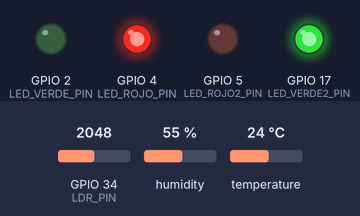
This sketch was run on a simulated ESP32. On the bench: output pins drawn as LEDs (lit = HIGH). The test bench sets the inputs (shaded band); at power-on: humidity 55 %, GPIO 34 (LDR_PIN) = 2048, temperature 24 °C. WiFi joins after 1.5 s; servers stay silent unless stated; uploads are accepted with an empty reply; what the sketch prints to the serial monitor is not drawn.

Above: at 5.0 s.
5.1 s: humidity set to 36 %
7.1 s: humidity set to 33 %
At 8.4 s:
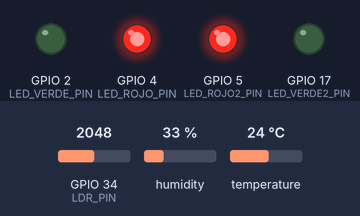
9.6 s: GPIO 34 (LDR_PIN) set to 1977
11.2 s: temperature set to 12 °C
13.7 s: humidity set to 40 %
At 15.6 s:
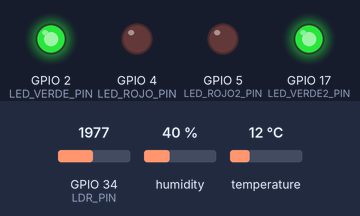
15.9 s: humidity set to 22 %
At 17.9 s:
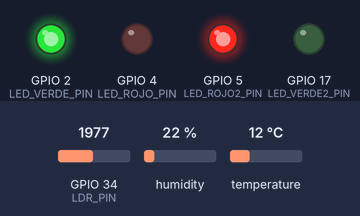
Timing chart, 0 to 18.9 s (numbered marks = the images above; inputs shaded):
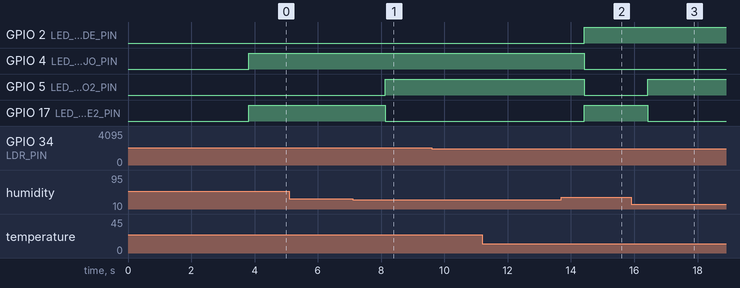

Measured:
- the behaviour switches between 35 and 34 % on humidity (found by bisection; images 0 and 1)
- after the input at 5.1 s, every drawn part: stays the same
- after the input at 7.1 s, GPIO 5 (LED_ROJO2_PIN): LOW → HIGH after 1.0 s; GPIO 17 (LED_VERDE2_PIN): HIGH → LOW after 1.0 s
- after the input at 9.6 s, every drawn part: stays the same
- after the input at 11.2 s, every drawn part: stays the same
- after the input at 13.7 s, GPIO 2 (LED_VERDE_PIN), GPIO 17 (LED_VERDE2_PIN): LOW → HIGH after 0.72 s; GPIO 4 (LED_ROJO_PIN), GPIO 5 (LED_ROJO2_PIN): HIGH → LOW after 0.72 s
- after the input at 15.9 s, GPIO 5 (LED_ROJO2_PIN): LOW → HIGH after 0.52 s; GPIO 17 (LED_VERDE2_PIN): HIGH → LOW after 0.52 s

The sketch:

esp32-http-server.ino
```cpp
#include <DHT.h>           // Librería para interactuar con el sensor DHT (Temperatura y Humedad)
#include <WiFi.h>          // Librería para la conexión WiFi
#include <HTTPClient.h>    // Librería para realizar peticiones HTTP (necesaria para el Webhook)
#include <WiFiClientSecure.h> // Librería para manejar conexiones HTTPS (seguras) como la de Discord

// =================================================================
// 1. CONFIGURACIÓN DE RED Y WEBHOOK
// =================================================================
#define SSID "Wokwi-GUEST"                  // Nombre (SSID) de la red WiFi a la que se conectará el ESP32
#define PASSWORD ""                         // Contraseña de la red (vacía para Wokwi-GUEST)
// URL completa del Webhook de Discord para enviar notificaciones de alerta
#define DISCORD_WEBHOOK_URL "https://discord.com/api/webhooks/1420131501483491501/z-Hdgn5SIQ-4id5jkWvKb98r2-RxKyiOobjE0X7uc441p3MkwR4PPk13mJN2Gyu6-DPh"

// =================================================================
// 2. CONFIGURACIÓN DE HARDWARE Y LÓGICA
// =================================================================
const byte LED_ROJO_PIN = 4;        // Pin del LED Rojo: Indica estado crítico de TEMPERATURA
const byte LED_VERDE_PIN = 2;       // Pin del LED Verde: Indica estado OK de TEMPERATURA
const byte LED_ROJO2_PIN = 5;       // Pin del segundo LED Rojo: Indica estado crítico de HUMEDAD
const byte LED_VERDE2_PIN = 17;     // Pin del segundo LED Verde: Indica estado OK de HUMEDAD
const byte DHT_SENSOR_PIN = 16;     // Pin de datos donde está conectado el sensor DHT
const byte LDR_PIN= 34;             // Pin analógico donde está conectado el sensor de luz (LDR)
#define DHT_SENSOR_TYPE DHT22       // Especificación del tipo de sensor DHT utilizado (DHT22)

// Inicialización del objeto DHT, pasándole el pin y el tipo de sensor
DHT dht_sensor(DHT_SENSOR_PIN, DHT_SENSOR_TYPE);

// LÍMITES CRÍTICOS PARA LA PLANTA
const float TEMP_CRITICA_BAJA = 10.0;    // Temperatura mínima tolerable para la planta (°C)
const float TEMP_CRITICA_ALTA = 20.0;    // Temperatura máxima tolerable para la planta (°C)
const float HUMEDAD_CRITICA_BAJA = 35.0; // Humedad relativa mínima tolerable para la planta (%)
const float PORCENTAJE_LUZ_PERMITIDO=50; // Umbral de luz definido (50% de la luz máxima)
// Cálculo del valor analógico que corresponde al 50% de luz.
// El ESP32 tiene un ADC de 12 bits, por lo que el valor máximo es 4095.
const float VALOR_MAXIMO_LUZ_PERMITIDO = (4095.0 / 100.0) * PORCENTAJE_LUZ_PERMITIDO;

// Intervalos de tiempo de lectura
const long INTERVALO_LECTURA_M = 0.15;      // Frecuencia de lectura en minutos (0.15 min = 9 segundos)
const long INTERVALO_LECTURA_S = INTERVALO_LECTURA_M *60; // Conversión del intervalo a segundos
const long INTERVALO_LECTURA_MS = INTERVALO_LECTURA_S*1000;// Conversión del intervalo a milisegundos para usar en delay()


// =================================================================
// FUNCIÓN PARA ENVIAR NOTIFICACIONES A NUESTRO CANAL DE DISCORD
// =================================================================
void enviarMensajeDiscord(String mensaje) {
    if (WiFi.status() == WL_CONNECTED) { // Verifica si hay conexión WiFi
        WiFiClientSecure client;
        client.setInsecure(); // Permite conexiones SSL/TLS sin validación estricta de certificado (útil en entornos como Wokwi)
        HTTPClient http;
        http.begin(client, DISCORD_WEBHOOK_URL); // Inicializa la conexión HTTP al Webhook
        http.setConnectTimeout(30000);           // Configura un tiempo de espera para la conexión (30 segundos)
        http.addHeader("Content-Type", "application/json"); // Especifica que el cuerpo del mensaje es JSON

        // Construye el payload JSON con el mensaje a enviar
        String payload = "{\"content\": \"" + mensaje + "\"}";

        Serial.print(F("Enviando a Discord: "));
        Serial.println(payload);

        int httpCode = http.POST(payload); // Envía la petición POST

        if (httpCode > 0) {
            if (httpCode == 204) { // Código 204 No Content: Respuesta exitosa de Discord para Webhooks
                Serial.println(F("Mensaje enviado con éxito."));
            } else {
                Serial.printf("[HTTP] Código de respuesta: %d\n", httpCode);
                Serial.println(http.getString());
            }
        } else {
            // Manejo de errores de conexión HTTP
            Serial.printf("[HTTP] Falló la conexión, error: %s\n", http.errorToString(httpCode).c_str());
        }

        http.end(); // Cierra la conexión HTTP
    } else {
        Serial.println(F("No hay conexión WiFi para enviar el mensaje."));
    }
}


// =================================================================
// INICIALIZACION
// =================================================================
void setup() {
    Serial.begin(115200); // Inicializa la comunicación serial a 115200 baudios
    Serial.println(F("Sistema de monitoreo de planta iniciado"));
    delay(100);

    // Configuración de los pines de LED como SALIDA
    pinMode(LED_ROJO_PIN, OUTPUT);
    pinMode(LED_VERDE_PIN, OUTPUT);
    pinMode(LED_ROJO2_PIN, OUTPUT);
    pinMode(LED_VERDE2_PIN, OUTPUT);

    // Configuración del pin LDR como ENTRADA (analógica por defecto en ESP32, pero buena práctica declararlo)
    pinMode(LDR_PIN, INPUT);

    dht_sensor.begin(); // Inicializa el sensor DHT

    // Conexión a Internet
    Serial.print(F("Conectando a red: "));
    Serial.println(SSID);
    WiFi.begin(SSID, PASSWORD); // Intenta conectar a la red
    while (WiFi.status() != WL_CONNECTED) { // Bucle de espera hasta que la conexión se establezca
        delay(500);
        Serial.print(".");
    }
    Serial.println(F("¡Conexión Wi-Fi establecida!"));

    // Envía un mensaje de inicio a Discord confirmando el funcionamiento
    enviarMensajeDiscord("Sistema de monitoreo de planta iniciado");
    delay(2000);
}

// =================================================================
// PROGRAMA PRINCIPAL
// =================================================================
void loop() {
    // Lectura de datos del sensor DHT
    float humedad = dht_sensor.readHumidity();
    float temperatura = dht_sensor.readTemperature();
    String mensajeAlerta = ""; // Cadena para acumular los mensajes de alerta si las condiciones son críticas

    // 1. Verificación de lectura del sensor (errores comunes del DHT)
    if (isnan(temperatura) || isnan(humedad)) {
        Serial.println(F("Error al leer datos del Sensor DHT"));
        // Enciende todos los LEDs (o parpadean, etc.) para indicar un fallo de lectura del sensor
        digitalWrite(LED_ROJO_PIN, HIGH);
        digitalWrite(LED_VERDE_PIN, HIGH);
        digitalWrite(LED_ROJO2_PIN, HIGH);
        digitalWrite(LED_VERDE2_PIN, HIGH);
    } else {
        // 2. Lógica de Alertas y Acumulación de Mensajes

        // Verificar Temperatura Baja
        if (temperatura < TEMP_CRITICA_BAJA) {
            mensajeAlerta += "**TEMPERATURA BAJA:** T=" + String(temperatura, 1) + "°C (Mín. permitida:" + String(TEMP_CRITICA_BAJA) + "°C). ";
        }
        // Verificar Temperatura Alta (el 'else if' asegura que no se evalúen las dos condiciones a la vez)
        else if (temperatura > TEMP_CRITICA_ALTA) {

            // Lógica combinada: Temperatura Alta + Luz
            // El valor del LDR es inversamente proporcional a la luz (mayor luz = menor valor analógico).
            if(analogRead(LDR_PIN) < VALOR_MAXIMO_LUZ_PERMITIDO) {
                // La planta está muy iluminada (posiblemente al sol) y hace calor
                mensajeAlerta = mensajeAlerta + "**TEMPERATURA ALTA Y PLANTA EN EL SOL:** T=" + String(temperatura, 1) + "°C (Máx.permitida: " + String(TEMP_CRITICA_ALTA) + "°C). POR FAVOR ALEJE LA PLANTA DEL SOL ";
            }
            else {
                // La planta tiene temperatura alta, pero no por exceso de luz
                mensajeAlerta = mensajeAlerta + "**TEMPERATURA ALTA:** T=" + String(temperatura, 1) + "°C (Máx. permitida: " + String(TEMP_CRITICA_ALTA) + "°C). ";
            }
        }

        // Verificar Humedad Baja (esta verificación es independiente de las de temperatura)
        if (humedad < HUMEDAD_CRITICA_BAJA) {
            mensajeAlerta = mensajeAlerta + "**HUMEDAD BAJA:** H=" + String(humedad, 1) + "% (Mín. permitida: " + String(HUMEDAD_CRITICA_BAJA) + "%). ";
        }

        // 3. Control de LEDs y Envío de Discord
        if (mensajeAlerta.length() > 0) { // Si hay alguna alerta acumulada
            // CONDICIÓN MALA (Activación de LEDs Rojos)

            // Control de LEDs de TEMPERATURA
            if ((temperatura < TEMP_CRITICA_BAJA) || (temperatura > TEMP_CRITICA_ALTA) ) {
                digitalWrite(LED_ROJO_PIN, HIGH); // Rojo ON
                digitalWrite(LED_VERDE_PIN, LOW);  // Verde OFF
            }
            // NOTA: Si la temperatura está OK, pero hay alerta por humedad, los LEDs de Temp quedan en el estado anterior.
            // Esto se corrige en la sección 'CONDICIÓN BUENA'.

            // Control de LEDs de HUMEDAD
            if (humedad < HUMEDAD_CRITICA_BAJA) {
                digitalWrite(LED_ROJO2_PIN, HIGH); // Rojo ON
                digitalWrite(LED_VERDE2_PIN, LOW); // Verde OFF
            }
            // Importante: Si la humedad está OK, el código entra en el 'else' y los LEDs se ponen en verde.
            else {
                digitalWrite(LED_ROJO2_PIN, LOW);
                digitalWrite(LED_VERDE2_PIN, HIGH);
            }

            Serial.print(F("ALERTA : "));
            Serial.println(mensajeAlerta);
            enviarMensajeDiscord("ALERTA DE PLANTA: " + mensajeAlerta); // Envía el mensaje de alerta a Discord
        } else {
            // CONDICIÓN BUENA (No hay alertas, LEDs Verdes ON)

            // LEDs de TEMPERATURA OK
            digitalWrite(LED_ROJO_PIN, LOW);
            digitalWrite(LED_VERDE_PIN, HIGH);

            // LEDs de HUMEDAD OK
            digitalWrite(LED_ROJO2_PIN, LOW);
            digitalWrite(LED_VERDE2_PIN, HIGH);

            Serial.print(F("Condiciones OK"));
        }

        // Impresión de las lecturas actuales por el Serial Monitor
        Serial.print(F(" T: "));
        Serial.print(temperatura, 1);
        Serial.print(F("°C, H: "));
        Serial.print(humedad, 1);
        Serial.println(F("%"));
    }

    // Espera antes de la próxima lectura (controla la frecuencia de muestreo)
    delay(INTERVALO_LECTURA_MS);
}
```
